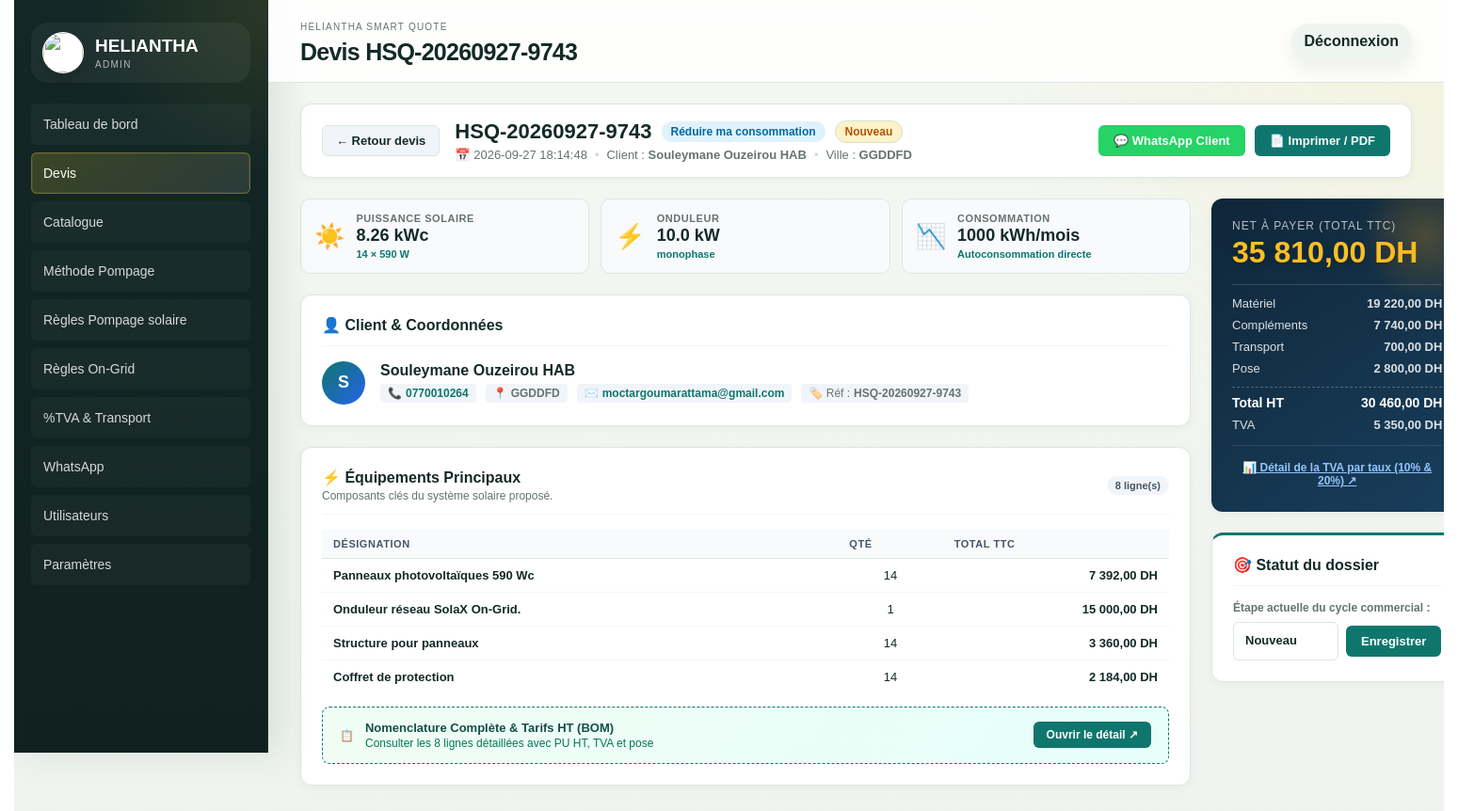
Page /admin/devis/1 (signed in) on the committed database.
### tables this page shows
CREATE TABLE quote_requests (
    id INTEGER PRIMARY KEY AUTOINCREMENT,
    quote_number TEXT NOT NULL UNIQUE,
    project TEXT NOT NULL,
    customer_name TEXT,
    phone TEXT,
    email TEXT,
    location TEXT,
    request_json TEXT NOT NULL,
    result_json TEXT NOT NULL,
    status TEXT NOT NULL DEFAULT 'Nouveau',
    created_at TEXT NOT NULL DEFAULT CURRENT_TIMESTAMP
, company TEXT, city TEXT, solution_name TEXT, amount_ht REAL, amount_ttc REAL, confidence INTEGER, reliability_json TEXT, calculation_detail_json TEXT, financial_breakdown_json TEXT, selected_equipment_json TEXT, calculator_versions_json TEXT, technical_parameters_json TEXT, quote_snapshot_json TEXT, technical_reference_json TEXT, bom_json TEXT, technical_configuration_json TEXT, compatibility_json TEXT, product_selections_json TEXT, selected_offer_level TEXT, updated_at TEXT);

### app/routes.py (the view)
@bp.get("/admin/devis/<int:quote_id>")
def admin_quote_detail(quote_id):
    quote = get_quote(quote_id)
    if not quote:
        abort(404)
    calculation_detail = quote.get("calculation_detail") or {}
    bom = quote.get("bom") or calculation_detail.get("bom", {})
    bom_lines = _display_equipment_lines((bom or {}).get("lines") or quote.get("selected_equipment") or [])
    financial_breakdown = quote.get("financial_breakdown") or {}
    financial_summary_rows = _financial_summary_rows(financial_breakdown)
    quote["display_status"] = display_quote_status(quote.get("status"))
    kpis = _extract_quote_kpis(quote, calculation_detail, bom_lines)
    vat_summary = _extract_vat_summary(financial_breakdown)
    wa_phone = _clean_phone_for_whatsapp(quote.get("phone"))
    customer_name = quote.get("customer_name") or ""
    quote_number = quote.get("quote_number") or f"HSQ-{quote_id}"
    wa_message = f"Bonjour {customer_name}, suite à votre demande de devis {quote_number} pour votre installation solaire HeliAntha, nous restons à votre entière disposition pour tout échange technique ou commercial."
    return render_template(
        "admin/quote_detail.html",
        quote=quote,
        project_labels=PROJECT_LABELS,
        statuses=ADMIN_QUOTE_STATUSES,
        display_equipment_lines=bom_lines,
        financial_summary_rows=financial_summary_rows,
        financial_breakdown=financial_breakdown,
        kpis=kpis,
        vat_summary=vat_summary,
        wa_phone=wa_phone,
        wa_message=wa_message,
    )

### app/admin_quotes.py (called while the page is built)
def display_quote_status(status):
    return "Étude" if status == "Visite programmee" else status

### app/db.py (called while the page is built)
def get_db():
    if "db" not in g:
        database = current_app.config["DATABASE"]
        if database == ":memory:":
            with _SCHEMA_LOCK:
                memory = current_app.extensions.get("heliantha_memory_database")
                if memory is None:
                    uri = f"file:heliantha-{uuid4().hex}?mode=memory&cache=shared"
                    memory = (uri, sqlite3.connect(uri, uri=True))
                    current_app.extensions["heliantha_memory_database"] = memory
            g.db = sqlite3.connect(memory[0], uri=True)
        else:
            g.db = sqlite3.connect(database)
        g.db.row_factory = sqlite3.Row
    return g.db

def _ensure_database_initialized(db):
    app_context = has_app_context()
    if app_context and g.get("heliantha_initialized_connection") is db:
        return
    sentinel = "SELECT 1 FROM sqlite_master WHERE type = 'table' AND name = 'users' LIMIT 1"
    if db.execute(sentinel).fetchone() is None:
        with _SCHEMA_LOCK:
            if db.execute(sentinel).fetchone() is None:
                ensure_schema(db)
    if app_context:
        g.heliantha_initialized_connection = db

def loads(value, default=None):
    if value in (None, ""):
        return {} if default is None else default
    try:
        return json.loads(value)
    except (TypeError, json.JSONDecodeError):
        return {} if default is None else default

def get_quote(quote_id):
    db = get_db()
    _ensure_database_initialized(db)
    row = db.execute("SELECT * FROM quote_requests WHERE id = ?", (quote_id,)).fetchone()
    return _hydrate_quote(row)

### app/routes.py (called while the page is built, shortened)
@bp.before_app_request
def protect_admin():
    if not request.path.startswith("/admin"):
        return None
    if request.endpoint in {"main.admin_login"}:
        return None
    if session.get("admin_user"):
        return None
    return redirect(url_for("main.admin_login", next=request.full_path))

@bp.before_request
def _limit_assistant_messages():
    if request.endpoint not in {"main.assistant_chat", "main.assistant_chat_stream"}:
        return None

### app/tax.py (called while the page is built)
def vat_amount(ht: Any, ratio: Any) -> Decimal:
    return money(money(ht) * Decimal(str(ratio)))

### templates/admin/quote_detail.html (shortened to what this page needs)
{% extends "admin/base.html" %}
{% block page_title %}Devis {{ quote.quote_number }}{% endblock %}
{% block content %}
{% set bom_lines = display_equipment_lines %}
<div class="qc-topbar">
  <div class="qc-topbar-left">
    <a class="qc-btn-back" href="{{ url_for('main.admin_quotes') }}">← Retour devis</a>
    <div class="qc-title-group">
      <div class="qc-title-line">
        <h1 class="qc-quote-num">{{ quote.quote_number }}</h1>
        <span class="qc-badge qc-badge-project">{{ project_labels.get(quote.project, quote.project) }}</span>
        <span class="qc-badge qc-badge-status status {% if quote.status in ['Accepte', 'Termine'] %}crm-st-success{% elif quote.status in ['Etude', 'Devis prepare', 'Devis envoye', 'Installation'] %}crm-st-info{% elif quote.status == 'Refuse' %}crm-st-danger{% else %}crm-st-warning{% endif %}">{{ quote.display_status }}</span>
      </div>
      <div class="qc-meta-line">
        {% if quote.created_at %}<span>📅 {{ quote.created_at }}</span><span class="qc-sep">•</span>{% endif %}
        <span>Client : <strong>{{ quote.customer_name or "-" }}</strong></span>
        {% if quote.location or quote.city %}<span class="qc-sep">•</span><span>Ville : <strong>{{ quote.location or quote.city }}</strong></span>{% endif %}
      </div>
    </div>
  </div>
  <div class="qc-topbar-actions">
    {% if wa_phone %}
    <a class="qc-btn qc-btn-wa" href="https://wa.me/{{ wa_phone }}?text={{ wa_message|urlencode }}" target="_blank" rel="noopener" title="Échanger directement sur WhatsApp">
      💬 WhatsApp Client
    </a>
    {% endif %}
    <a class="qc-btn qc-btn-pdf" href="{{ url_for('main.admin_quote_pdf', quote_id=quote.id) }}" target="_blank" title="Imprimer ou exporter en PDF">
      📄 Imprimer / PDF
    </a>
  </div>
</div>
<div class="qc-cockpit-grid">
  <div class="qc-col-main">
    {% if kpis %}
    <div class="qc-kpi-grid">
      {% for kpi in kpis %}
      <div class="qc-kpi-card">
        <div class="qc-kpi-icon">{{ kpi.icon }}</div>
        <div class="qc-kpi-content">
          <span class="qc-kpi-label">{{ kpi.label }}</span>
          <strong class="qc-kpi-value">{{ kpi.value }}</strong>
          <small class="qc-kpi-sub">{{ kpi.sub }}</small>
        </div>
      </div>
      {% endfor %}
    </div>
    {% endif %}
    <div class="qc-card qc-card-client">
      <div class="qc-card-header">
        <h2>👤 Client & Coordonnées</h2>
      </div>
      <div class="qc-client-row">
        <div class="qc-client-avatar">
          {{ (quote.customer_name or "C")[:1]|upper }}
        </div>
        <div class="qc-client-details">
          <div class="qc-client-name">{{ quote.customer_name or "Client non renseigné" }}</div>
          <div class="qc-client-chips">
            <span class="qc-chip">
              📞 {% if quote.phone %}<a href="tel:{{ quote.phone }}">{{ quote.phone }}</a>{% else %}<em>Non renseigné</em>{% endif %}
            </span>
            <span class="qc-chip">
              📍 <strong>{{ quote.location or quote.city or "-" }}</strong>
            </span>
            <span class="qc-chip">
              ✉️ {% if quote.email %}<a href="mailto:{{ quote.email }}">{{ quote.email }}</a>{% else %}<em>Non renseigné</em>{% endif %}
            </span>
            <span class="qc-chip">
              🏷️ Réf : <strong>{{ quote.quote_number }}</strong>
            </span>
          </div>
        </div>
      </div>
    </div>
    <div class="qc-card qc-card-equipment">
      <div class="qc-card-header">
        <div>
          <h2>⚡ Équipements Principaux</h2>
          <p class="qc-muted">Composants clés du système solaire proposé.</p>
        </div>
        <span class="qc-pill-count">{{ bom_lines|length }} ligne(s)</span>
      </div>
      <div class="qc-overview-table-wrap">
        <table class="qc-overview-table">
          <thead>
            <tr>
              <th>Désignation</th>
              <th class="qc-center">Qté</th>
              <th class="qc-right">Total TTC</th>
            </tr>
          </thead>
          <tbody>
            {% for item in bom_lines[:4] %}
            <tr>
              <td>
                <strong>{{ item.display_designation or item.description or item.role or "-" }}</strong>
              </td>
              <td class="qc-center">{{ item.quantity }}</td>
              <td class="qc-right qc-amount-bold">{{ (item.display_total_ttc or 0)|format_currency(item.currency or 'DH') }}</td>
            </tr>
            {% else %}
            <tr>
              <td colspan="3" class="qc-empty-row">Aucun équipement enregistré.</td>
            </tr>
            {% endfor %}
          </tbody>
        </table>
      </div>
      <div class="qc-bom-banner" onclick="openQcModal('modal-bom')" role="button" tabindex="0" onkeypress="if(event.key==='Enter')openQcModal('modal-bom')">
        <div class="qc-bom-banner-left">
          <span class="qc-bom-icon">📋</span>
          <div>
            <strong>Nomenclature Complète & Tarifs HT (BOM)</strong>
            <span>Consulter les {{ bom_lines|length }} lignes détaillées avec PU HT, TVA et pose</span>
          </div>
        </div>
        <span class="qc-bom-banner-pill">Ouvrir le détail ↗</span>
      </div>
    </div>
  </div>
  <div class="qc-col-side">
    <div class="qc-card qc-finance-hero">
      <div class="qc-finance-hero-glow"></div>
      <div class="qc-finance-label">Net à Payer (Total TTC)</div>
      <div class="qc-finance-total">{{ (financial_breakdown.total_ttc or quote.amount_ttc or 0)|format_currency }}</div>
      <div class="qc-finance-breakdown">
        {% for row in financial_summary_rows %}
        {% if row.label != 'Net à payer' %}
        <div class="qc-finance-row {% if row.emphasis %}is-total{% endif %}">
          <span>{{ row.label }}</span>
          <b>{{ (row.amount or 0)|format_currency }}</b>
        </div>
        {% endif %}
        {% endfor %}
      </div>
      <div class="qc-tva-action">
        <button type="button" class="qc-btn-tva-modal" onclick="openQcModal('modal-tva')">
          📊 Détail de la TVA par taux (10% & 20%) ↗
        </button>
      </div>
    </div>
    <div class="qc-card qc-status-card">
      <div class="qc-card-header">
        <h2>🎯 Statut du dossier</h2>
      </div>
      <form method="post" action="{{ url_for('main.admin_quote_status', quote_id=quote.id) }}" class="qc-status-form">
        <label for="qc-status-select" class="qc-status-label">Étape actuelle du cycle commercial :</label>
        <div class="qc-status-input-group">
          <select id="qc-status-select" name="status" required aria-label="Statut du devis" class="qc-status-select">
            {% for status in statuses %}
            <option value="{{ status }}" {% if quote.status == status %}selected{% endif %}>{{ status }}</option>
            {% endfor %}
          </select>
          <button class="qc-btn qc-btn-save-status" type="submit">Enregistrer</button>
        </div>
      </form>
    </div>
  </div>
</div>
{% endblock %}

### rows in the picture
quote_requests: quote_number "HSQ-20260927-9743", get "Réduire ma consommation", display_status "Nouveau", created_at "2026-09-27 18:14:48", customer_name "Souleymane Ouzeirou HAB", location "GGDDFD", customer_name "S", phone "0770010264", email "moctargoumarattama@gmail.com", status "Nouveau"

### other values in the picture
{{ kpi.icon }} "☀️" "⚡" "📉"
{{ kpi.label }} "PUISSANCE SOLAIRE" "ONDULEUR" "CONSOMMATION"
{{ kpi.value }} "8.26 kWc" "10.0 kW" "1000 kWh/mois"
{{ kpi.sub }} "14 × 590 W" "monophase" "Autoconsommation directe"
{{ bom_lines|length }} "8"
{{ item.display_designation or item.description or item.role or "-" }} "Panneaux photovoltaïques 590 Wc" "Onduleur réseau SolaX On-Grid." "Structure pour panneaux" "Coffret de protection"
{{ item.quantity }} "14" "1" "14" "14"
{{ (item.display_total_ttc or 0)|format_currency(item.currency or 'DH') }} "7 392,00 DH" "15 000,00 DH" "3 360,00 DH" "2 184,00 DH"
{{ row.label }} "Matériel" "Compléments" "Transport" "Pose" "Total HT" "TVA"
{{ (row.amount or 0)|format_currency }} "19 220,00 DH" "7 740,00 DH" "700,00 DH" "2 800,00 DH" "30 460,00 DH" "5 350,00 DH"
